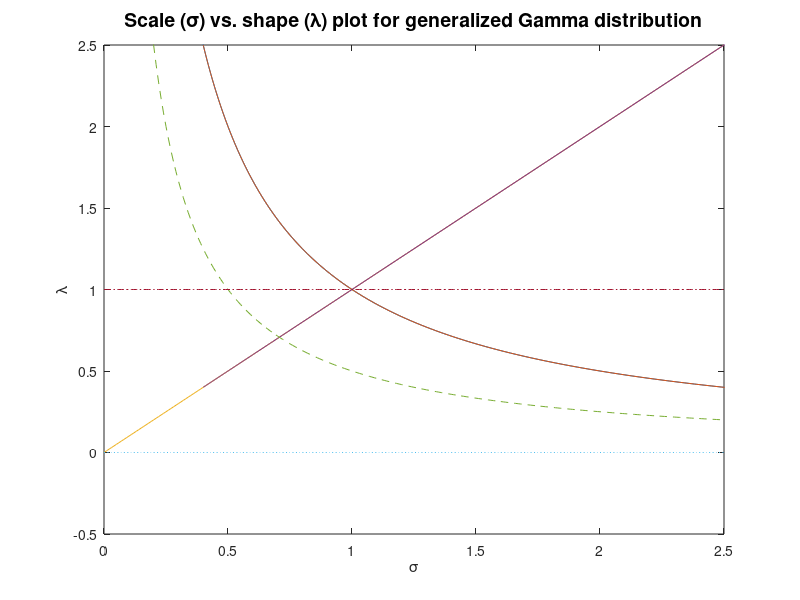
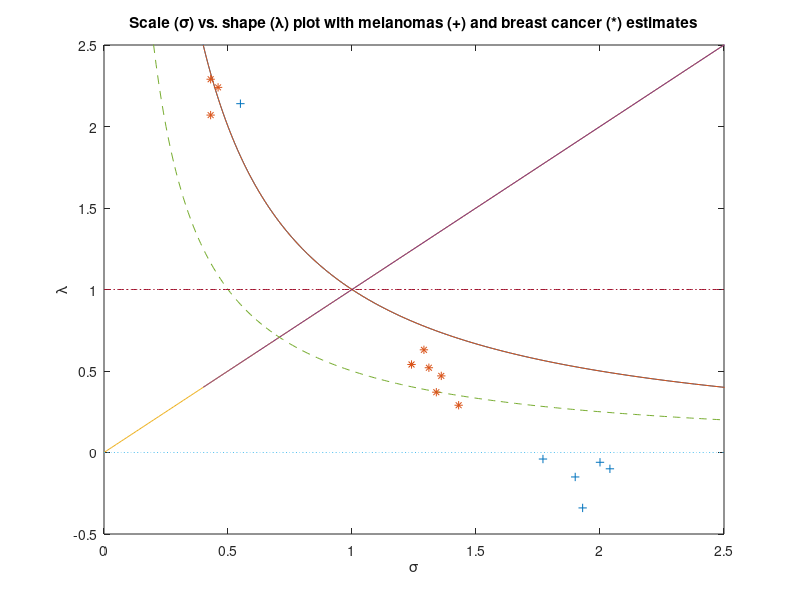
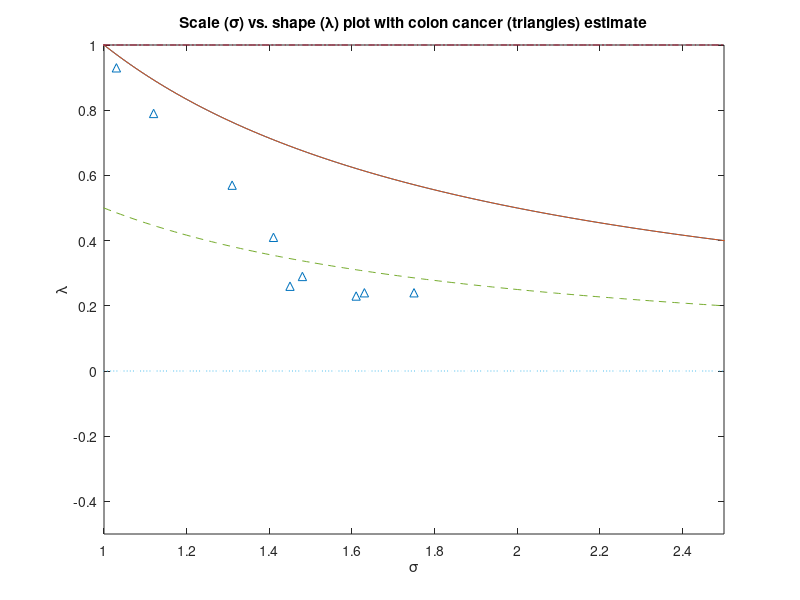
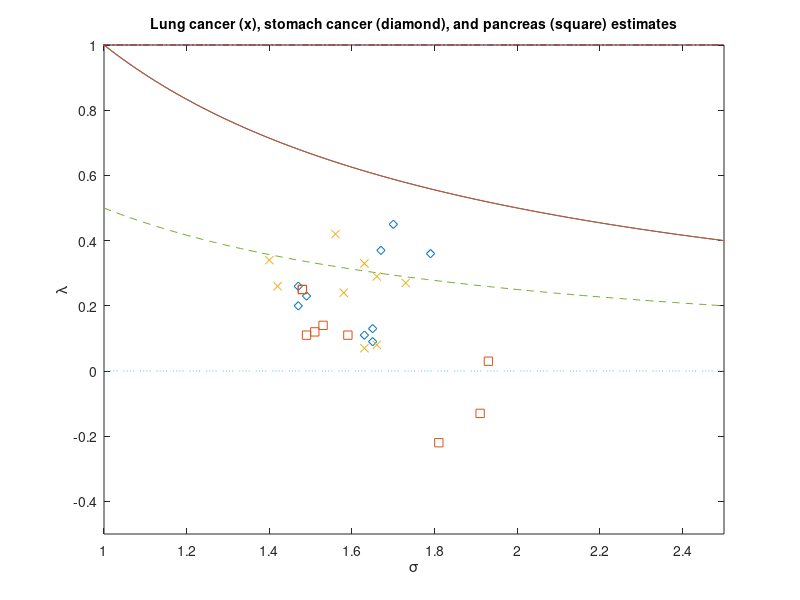

Write MATLAB code to recreate these figures, in order.
%%% Plot the generalized gamma parameters 

x1 = zeros(201,1);
x2 = zeros(201,1);
for i = 1:201,
    x1(i) = 1+(i-1)/100;
    x2(i) = 1/x1(i);
end

figure(1);
plot(x1,x2);
hold on;
plot(x2,x1);
plot(x1,x1);
plot(x2,x2);
xlabel('\sigma');
ylabel('\lambda');
plot([0.92 1.08 0.75 1.25], [0.8 0.8 0.5 0.5],'o'); % increase-decrease
plot([0.85 0.85 0.5 0.5], [1.05 0.95 0.75 1.25],'^'); % increase
plot([0.92 1.08 0.75 1.25], [1.2 1.2 1.5 1.5],'p'); % decrease-increase
plot([1.15 1.15 1.5 1.5], [1.05 0.95 0.75 1.25],'s'); % decrease
hold off;



%%% Input and Plot the SEER Data
%%% All vectors are of the form: 
% [LocalDecade1 
% LocalDecade2
% LocalDecade3
% RegionalDecade1
% RegionalDecade2
% RegionalDecade3
% DistantDecade1
% DistantDecade2
% DistantDecade3]

seerest = [1.73	0.27	1.24	0.54	1.79	0.36	1.93	0.03	1.31	0.57	2.04	-0.1
1.66	0.29	0.43	2.29	1.67	0.37	1.81	-0.22	1.12	0.79	0.55	2.14
1.56	0.42	0.43	2.07	1.7	0.45	1.91	-0.13	1.03	0.93	0.37	2.82
1.63	0.07	1.34	0.37	1.63	0.11	1.49	0.11	1.61	0.23	1.93	-0.34
1.66	0.08	1.43	0.29	1.65	0.09	1.51	0.12	1.63	0.24	0.37	2.56
1.58	0.24	0.46	2.24	1.65	0.13	1.48	0.25	1.75	0.24	0.27	3.34
1.63	0.33	1.31	0.52	1.49	0.23	1.53	0.14	1.45	0.26	1.9	-0.15
1.42	0.26	1.36	0.47	1.47	0.2	1.59	0.11	1.48	0.29	2	-0.06
1.4	0.34	1.29	0.63	1.47	0.26	1.48	0.25	1.41	0.41	1.77	-0.04];

lungscale   = seerest(:,1);
lungshape   = seerest(:,2);
breastscale = seerest(:,3);
breastshape = seerest(:,4);
stomachscale= seerest(:,5);
stomachshape= seerest(:,6);
pancreasscale = seerest(:,7);
pancreasshape = seerest(:,8);
colonscale  = seerest(:,9);
colonshape  = seerest(:,10);
melanomasscale = seerest(:,11);
melanomasshape = seerest(:,12);

% plot the four figures
x1 = zeros(251,1);
x2 = zeros(251,1);
x3 = zeros(251,1);
for i = 1:251,
    x1(i) = (i-1)/100;
    x2(i) = 1/x1(i);
    x3(i) = 1/(2*x1(i));
end

figure(1);
plot(x1,x2);
hold on;
plot(x2,x1);
plot(x1,x1);
plot(x2,x2);
plot(x1,x3,'--');
plot(x1,zeros(251,1),':');
plot(x1,ones(251,1),'-.');
xlabel('\sigma');
ylabel('\lambda');
xlim([0 2.5]);
ylim([-0.5 2.5]);
title('Scale (\sigma) vs. shape (\lambda) plot for generalized Gamma distribution','Fontsize',14);
hold off;

figure(2);
plot(x1,x2);
hold on;
plot(x2,x1);
plot(x1,x1);
plot(x2,x2);
plot(x1,x3,'--');
plot(x1,zeros(251,1),':');
plot(x1,ones(251,1),'-.');
plot(melanomasscale,melanomasshape,'+');
plot(breastscale,breastshape,'*');
xlabel('\sigma');
ylabel('\lambda');
xlim([0 2.5]);
ylim([-0.5 2.5]);
title('Scale (\sigma) vs. shape (\lambda) plot with melanomas (+) and breast cancer (*) estimates','Fontsize',11);
hold off;

figure(3);
plot(x1,x2);
hold on;
plot(x2,x1);
plot(x1,x1);
plot(x2,x2);
plot(x1,x3,'--');
plot(x1,zeros(251,1),':');
plot(x1,ones(251,1),'-.');
plot(colonscale,colonshape,'^');
xlabel('\sigma');
ylabel('\lambda');
xlim([1 2.5]);
ylim([-0.5 1]);
title('Scale (\sigma) vs. shape (\lambda) plot with colon cancer (triangles) estimate','Fontsize',11);
hold off;

figure(4);
plot(x1,x2);
hold on;
plot(x2,x1);
plot(x1,x1);
plot(x2,x2);
plot(x1,x3,'--');
plot(x1,zeros(251,1),':');
plot(x1,ones(251,1),'-.');
plot(stomachscale,stomachshape,'d');
plot(pancreasscale,pancreasshape,'s');
plot(lungscale,lungshape,'x');
xlabel('\sigma');
ylabel('\lambda');
xlim([1 2.5]);
ylim([-0.5 1]);
title('Lung cancer (x), stomach cancer (diamond), and pancreas (square) estimates','Fontsize',10);
hold off;




figure(5);
subplot(2,2,1);
plot(x1,x2);
hold on;
plot(x2,x1);
plot(x1,x1);
plot(x2,x2);
plot(x1,x3,'--');
plot(x1,zeros(251,1),':');
plot(x1,ones(251,1),'-.');
xlabel('\sigma');
ylabel('\lambda');
xlim([0 2.5]);
ylim([-0.5 2.5]);
title('Scale (\sigma) vs. shape (\lambda) plot for generalized Gamma distribution','Fontsize',12);
hold off;
subplot(2,2,2);
plot(x1,x2);
hold on;
plot(x2,x1);
plot(x1,x1);
plot(x2,x2);
plot(x1,x3,'--');
plot(x1,zeros(251,1),':');
plot(x1,ones(251,1),'-.');
plot(melanomasscale,melanomasshape,'+');
plot(breastscale,breastshape,'*');
xlabel('\sigma');
ylabel('\lambda');
xlim([0 2.5]);
ylim([-0.5 2.5]);
title('Scale (\sigma) vs. shape (\lambda) plot with melanomas (+) and breast cancer (*) estimates','Fontsize',12);
hold off;
subplot(2,2,3);
plot(x1,x2);
hold on;
plot(x2,x1);
plot(x1,x1);
plot(x2,x2);
plot(x1,x3,'--');
plot(x1,zeros(251,1),':');
plot(x1,ones(251,1),'-.');
plot(colonscale,colonshape,'^');
xlabel('\sigma');
ylabel('\lambda');
xlim([1 2.5]);
ylim([-0.5 1]);
title('Scale (\sigma) vs. shape (\lambda) plot with colon cancer (triangles) estimate','Fontsize',12);
hold off;
subplot(2,2,4);
plot(x1,x2);
hold on;
plot(x2,x1);
plot(x1,x1);
plot(x2,x2);
plot(x1,x3,'--');
plot(x1,zeros(251,1),':');
plot(x1,ones(251,1),'-.');
plot(stomachscale,stomachshape,'d');
plot(pancreasscale,pancreasshape,'s');
plot(lungscale,lungshape,'x');
xlabel('\sigma');
ylabel('\lambda');
xlim([1 2.5]);
ylim([-0.5 1]);
title('Lung cancer (x), stomach cancer (diamond), and pancreas (square) estimates','Fontsize',12);
hold off;





% ENAR meeting graph
figure(6);
subplot(3,1,1);
plot(x1,x2);
hold on;
plot(x2,x1);
plot(x1,x1);
plot(x2,x2);
plot(x1,zeros(251,1),'-.');
plot(x1,ones(251,1),':');
xlabel('Scale \sigma','Fontsize',14);
ylabel('Shape \lambda','Fontsize',14);
xlim([0 2.5]);
ylim([-0.5 2.5]);
title('Scale (\sigma) vs. shape (\lambda) for generalized Gamma distribution','Fontsize',14);
hold off;
subplot(3,1,2);
plot(x1,x2);
hold on;
plot(x2,x1);
plot(x1,x1);
plot(x2,x2);
plot(x1,zeros(251,1),'-.');
plot(x1,ones(251,1),':');
plot(melanomasscale(1:3),melanomasshape(1:3),'g+'); % green: local
plot(melanomasscale(4:6),melanomasshape(4:6),'m+'); % pink: regional
plot(melanomasscale(7:9),melanomasshape(7:9),'k+'); % black: distant
plot(breastscale(1:3),breastshape(1:3),'g*');
plot(breastscale(4:6),breastshape(4:6),'m*');
plot(breastscale(7:9),breastshape(7:9),'k*');
xlabel('Scale \sigma','Fontsize',14);
ylabel('Shape \lambda','Fontsize',14);
xlim([0 2.5]);
ylim([-0.5 3]);
title('Melanomas(+) and breast(*)','Fontsize',14);
hold off;
subplot(3,1,3);
plot(x1,x2);
hold on;
plot(x2,x1);
plot(x1,x1);
plot(x2,x2);
plot(x1,zeros(251,1),'-.');
plot(x1,ones(251,1),':');
plot(stomachscale(1:3),stomachshape(1:3),'dg');
plot(stomachscale(4:6),stomachshape(4:6),'dm');
plot(stomachscale(7:9),stomachshape(7:9),'kd');
plot(pancreasscale(1:3),pancreasshape(1:3),'gs');
plot(pancreasscale(4:6),pancreasshape(4:6),'ms');
plot(pancreasscale(7:9),pancreasshape(7:9),'ks');
plot(lungscale(1:3),lungshape(1:3),'gx');
plot(lungscale(4:6),lungshape(4:6),'mx');
plot(lungscale(7:9),lungshape(7:9),'kx');
plot(colonscale(1:3),colonshape(1:3),'g^');
plot(colonscale(4:6),colonshape(4:6),'m^');
plot(colonscale(7:9),colonshape(7:9),'k^');
xlabel('Scale \sigma','Fontsize',14);
ylabel('Shape \lambda','Fontsize',14);
xlim([1 2.5]);
ylim([-0.5 1]);
title('Lung(x), stomach(diamond), pancreas(square), and colon(triangle)','Fontsize',14);
hold off;



% separate gragh on in the manuscript;
figure(7);
plot(x1,x2);
hold on;
plot(x2,x1);
plot(x1,x1);
plot(x2,x2);
plot(x1,zeros(251,1),':');
plot(x1,ones(251,1),'-.');
xlabel('Scale \sigma','Fontsize',14);
ylabel('Shape \lambda','Fontsize',14);
xlim([0 2.5]);
ylim([-0.5 2.5]);
%title('Scale (\sigma) vs. shape (\lambda) for generalized Gamma distribution','Fontsize',14);
hold off;

figure(8);
plot(x1,x2);
hold on;
plot(x2,x1);
plot(x1,x1);
plot(x2,x2);
plot(x1,zeros(251,1),':');
plot(x1,ones(251,1),'-.');
plot(melanomasscale(1:3),melanomasshape(1:3),'g+'); % green: local
plot(melanomasscale(4:6),melanomasshape(4:6),'m+'); % pink: regional
plot(melanomasscale(7:9),melanomasshape(7:9),'k+'); % black: distant
plot(breastscale(1:3),breastshape(1:3),'g*');
plot(breastscale(4:6),breastshape(4:6),'m*');
plot(breastscale(7:9),breastshape(7:9),'k*');
xlabel('Scale \sigma','Fontsize',14);
ylabel('Shape \lambda','Fontsize',14);
xlim([0 2.5]);
ylim([-0.5 3]);
%title('Melanomas(+) and breast(*)','Fontsize',14);
hold off;

figure(9);
plot(x1,x2);
hold on;
plot(x2,x1);
plot(x1,x1);
plot(x2,x2);
plot(x1,zeros(251,1),':');
plot(x1,ones(251,1),'-.');
plot(stomachscale(1:3),stomachshape(1:3),'dg');
plot(stomachscale(4:6),stomachshape(4:6),'dm');
plot(stomachscale(7:9),stomachshape(7:9),'kd');
plot(pancreasscale(1:3),pancreasshape(1:3),'gs');
plot(pancreasscale(4:6),pancreasshape(4:6),'ms');
plot(pancreasscale(7:9),pancreasshape(7:9),'ks');
plot(lungscale(1:3),lungshape(1:3),'gx');
plot(lungscale(4:6),lungshape(4:6),'mx');
plot(lungscale(7:9),lungshape(7:9),'kx');
plot(colonscale(1:3),colonshape(1:3),'g^');
plot(colonscale(4:6),colonshape(4:6),'m^');
plot(colonscale(7:9),colonshape(7:9),'k^');
xlabel('Scale \sigma','Fontsize',14);
ylabel('Shape \lambda','Fontsize',14);
xlim([1 2.5]);
ylim([-0.5 1]);
%title('Lung(x), stomach(diamond), pancreas(square), and colon(triangle)','Fontsize',14);
hold off;



